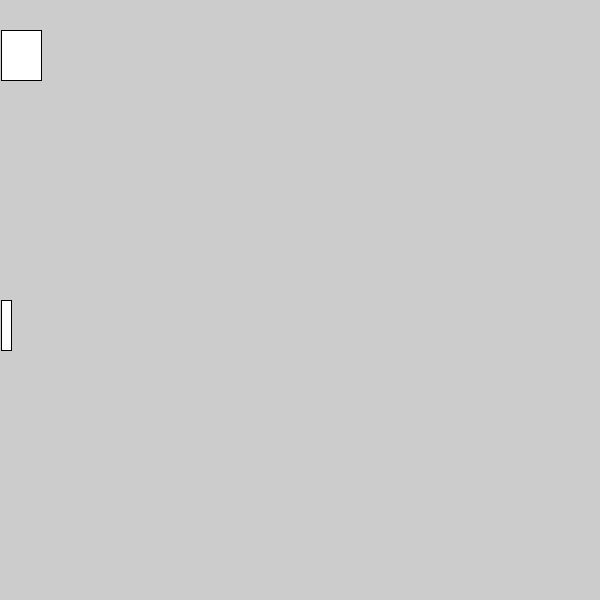
Frame 1 (no input)
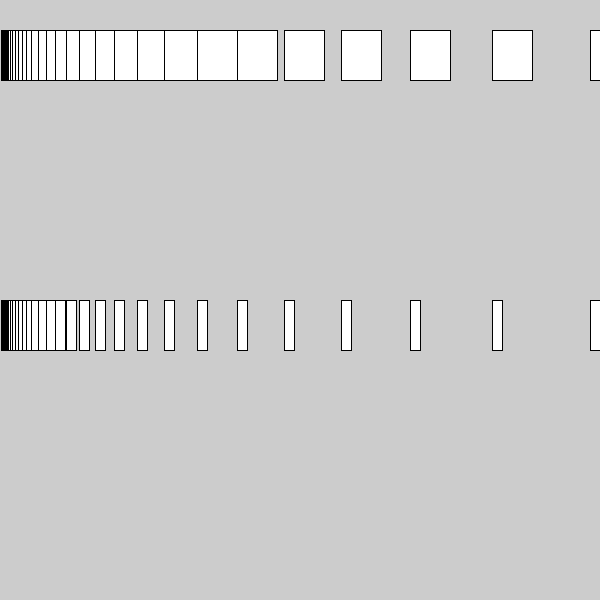
Frame 60 (the mouse pressed at the canvas centre just before this capture)
Frame 120 (the mouse held since frame 60 and released just before this capture): identical to frame 60, image omitted

The Processing sketch that drew these frames (run headless with seeded random() and noise(); from frame 60 on, the mouse is pressed at the canvas centre):

// Processing sketch: processing_183308
// ── processing_183308.pde

float gato =1;
void setup() {
size (600,600);
}
void draw () {
gato = gato * 1.2;
rect(gato,300,10,50);
rect(gato,30,40,50);

}
